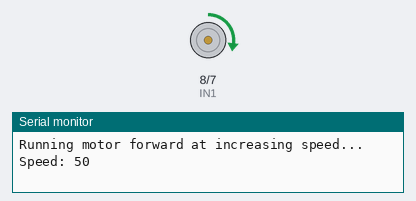
A sketch run on a simulated Arduino Mega 2560, built with avr-gcc and run on an emulated ATmega2560. On the bench: motor-driver pin pairs drawn as motors (green arrow = first pin HIGH = forward, orange = second pin HIGH = backward, longer = more drive, scaled by the enable pin), the last lines printed to the serial monitor.

Above: at 4.0 s.
At 8.0 s:
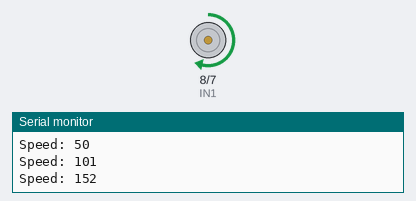
At 14.0 s:
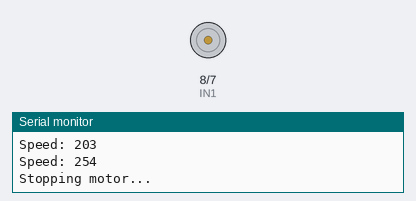
At 22.0 s:
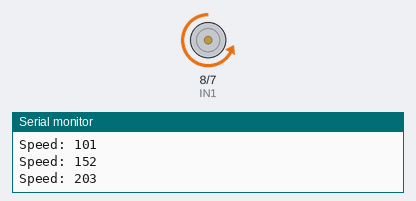
Timing chart, 0 to 23.8 s (numbered marks = the images above):
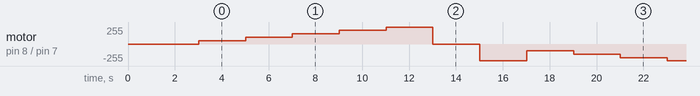

The sketch:

Mothafuckin_dc_motorz.ino
```cpp
/*
 * Arduino Mega 2560 + L298N Motor Driver + DC Worm Gear Motor SGM-370 Test
 *
 * This script allows you to test a DC motor connection using the L298N motor driver.
 * It will cycle the motor through different speeds and directions.
 *
 * Hardware Connections:
 * - L298N ENA -> Arduino pin 9 (PWM)
 * - L298N IN1 -> Arduino pin 8
 * - L298N IN2 -> Arduino pin 7
 * - L298N +12V and GND connected to external 12V power supply
 * - L298N motor outputs connected to your SGM-370 motor
 * - Don't forget to connect Arduino GND to L298N GND
 */

// Define control pins
const int ENA = 9;  // PWM pin for controlling motor speed
const int IN1 = 8;  // Motor direction control 1
const int IN2 = 7;  // Motor direction control 2

void setup() {
  // Initialize Serial for debugging
  Serial.begin(9600);
  Serial.println("DC Motor Test with L298N");

  // Set pin modes
  pinMode(ENA, OUTPUT);
  pinMode(IN1, OUTPUT);
  pinMode(IN2, OUTPUT);

  // Initially stop the motor
  digitalWrite(IN1, LOW);
  digitalWrite(IN2, LOW);
  analogWrite(ENA, 0);

  Serial.println("Setup complete. Starting motor test in 3 seconds...");
  delay(3000);
}

void loop() {
  // Test motor forward at increasing speeds
  Serial.println("Running motor forward at increasing speed...");
  digitalWrite(IN1, HIGH);
  digitalWrite(IN2, LOW);

  for (int speed = 50; speed <= 255; speed += 51) {
    Serial.print("Speed: ");
    Serial.println(speed);
    analogWrite(ENA, speed);
    delay(2000);
  }

  // Stop the motor
  Serial.println("Stopping motor...");
  analogWrite(ENA, 0);
  delay(2000);

  // Test motor backward at increasing speeds
  Serial.println("Running motor backward at increasing speed...");
  digitalWrite(IN1, LOW);
  digitalWrite(IN2, HIGH);

  for (int speed = 50; speed <= 255; speed += 51) {
    Serial.print("Speed: ");
    Serial.println(speed);
    analogWrite(ENA, speed);
    delay(2000);
  }

  // Stop the motor
  Serial.println("Stopping motor...");
  analogWrite(ENA, 0);
  digitalWrite(IN1, LOW);
  digitalWrite(IN2, LOW);
  delay(2000);

  // Test quick direction changes at medium speed
  Serial.println("Testing direction changes...");
  analogWrite(ENA, 150);  // Set to medium speed

  Serial.println("Forward");
  digitalWrite(IN1, HIGH);
  digitalWrite(IN2, LOW);
  delay(3000);

  Serial.println("Backward");
  digitalWrite(IN1, LOW);
  digitalWrite(IN2, HIGH);
  delay(3000);

  // Stop the motor and wait before repeating test
  Serial.println("Test complete. Restarting in 5 seconds...");
  digitalWrite(IN1, LOW);
  digitalWrite(IN2, LOW);
  analogWrite(ENA, 0);
  delay(5000);
}
```
